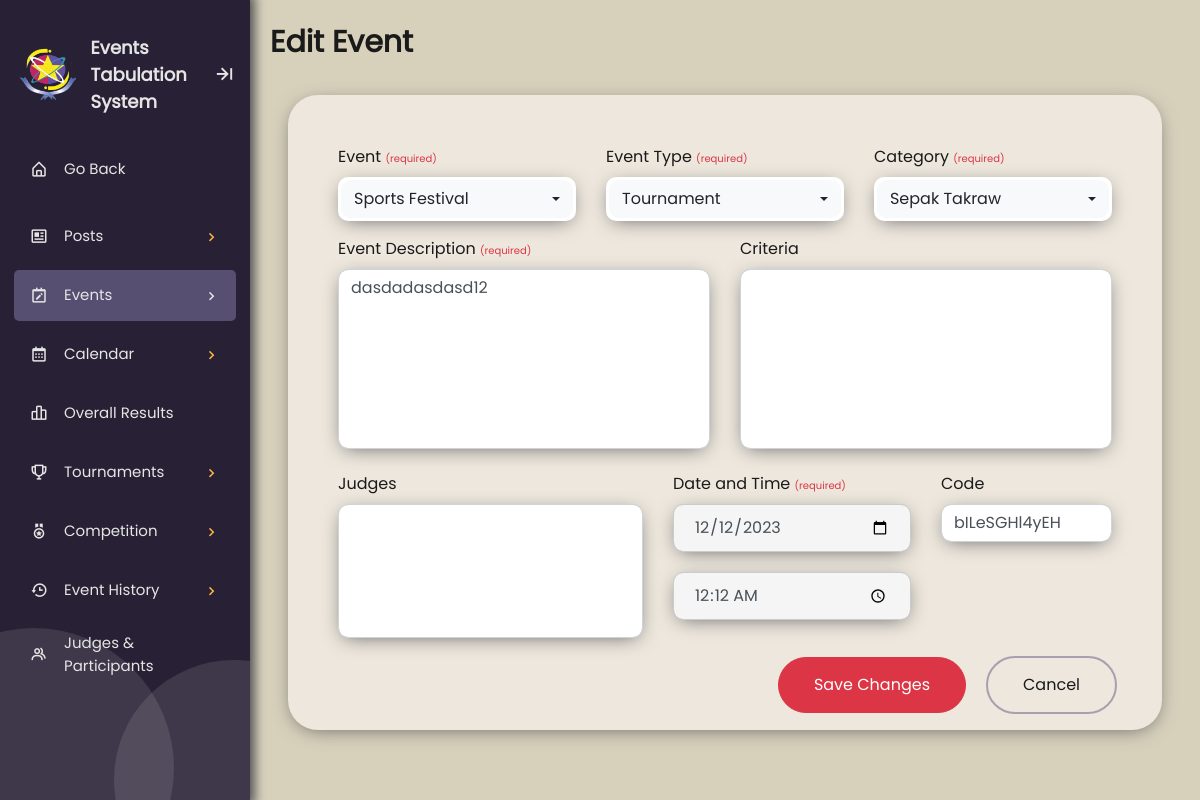
The app's page /EVE-admin-edit-event.php?eec=bILeSGHl4yEH (signed in) with its own data.
### tables this page shows
CREATE TABLE `listofeventtb` (
  `event_id` int(11) NOT NULL,
  `event_name` varchar(30) NOT NULL,
  `event_type` varchar(30) NOT NULL,
  `category_name` varchar(30) NOT NULL,
  `event_description` text NOT NULL,
  `event_code` varchar(12) NOT NULL,
  `event_date` date NOT NULL,
  `event_time` time NOT NULL
);

### php/EVE-admin-edit-event.php (called while the page is built, shortened)
<?php
    $dbname=mysqli_connect("localhost","root","","pupets");
    if(isset($_GET['eec'])){
        $code = $_GET['eec'];
        $get_event = mysqli_query($dbname,"SELECT * FROM listofeventtb WHERE event_code = '$code';");
        $edit_event_row = mysqli_fetch_array($get_event);
    }
?>

### EVE-admin-edit-event.php (the view, shortened to what this page needs)
<?php
  include './php/EVE-admin-edit-event.php';
?>
<!DOCTYPE html>
<html lang="en">
  <head>
    <link rel="stylesheet" href="./css/theme-mode.css">
    <link rel="stylesheet" href="./css/boxicons.css">
    <link rel="stylesheet" href="./css/responsive.css">
    <link rel="stylesheet" href="./css/sidebar-style.css">
    <link rel="stylesheet" href="./css/EVE-admin-bootstrap-select.min.css">
    <link rel="stylesheet" href="./css/EVE-admin-bootstrap4.min.css">
    <link rel="stylesheet" href="./css/EVE-admin-list-of-events.css">
    <link rel="stylesheet" href="./css/EVE-admin-confirmation.css">
  </head>
  <body>
    <div class="sidebar open box-shadow">
      <div class="bottom-design">
        <div class="design1"></div>
        <div class="design2"></div>
      </div>
      <div class="logo_details">
        <img src="./pictures/logo.png" alt="student council logo" class="icon logo">
        <div class="logo_name">Events Tabulation System</div>
        <i class="bx bx-arrow-to-right" id="btn"></i>
      </div>
      <div class="wrapper">
        <li class="nav-item top">
          <a href="index.php">
            <i class="bx bx-home-alt"></i>
            <span class="link_name">Go Back</span>
          </a>
        </li>
        <div class="sidebar-content-container">
          <ul class="nav-list">
            <li class="nav-item">
              <a href="#posts" class="menu_btn">
                <i class="bx bx-news"><i class="dropdown_icon bx bx-chevron-down"></i></i>
                <span class="link_name">Posts
                  <i class="change-icon dropdown_icon bx bx-chevron-right"></i>
                </span>
              </a>
            </li>
            <li class="nav-item">
              <a href="#event_menu" class="menu_btn active">
                <i class="bx bx-calendar-edit"><i class="dropdown_icon bx bx-chevron-down"></i></i>
                <span class="link_name">Events
                  <i class="change-icon dropdown_icon bx bx-chevron-right"></i>
                </span>
              </a>
            </li>
            <li class="nav-item">
              <a href="#" class="menu_btn">
                <i class="bx bx-calendar"><i class="dropdown_icon bx bx-chevron-down"></i></i>
                <span class="link_name">Calendar
                  <i class="change-icon dropdown_icon bx bx-chevron-right"></i>
                </span>
              </a>
            </li>
            <li class="nav-item">
              <a href="BAR-admin.php">
                <i class='bx bx-bar-chart-alt-2'></i>
                <span class="link_name">Overall Results</span>
              </a>
            </li>
            <li class="nav-item">
              <a href="#tournaments" class="menu_btn">
                <i class="bx bx-trophy"><i class="dropdown_icon bx bx-chevron-down"></i></i>
                <span class="link_name">Tournaments
                  <i class="change-icon dropdown_icon bx bx-chevron-right"></i>
                </span>
              </a>
            </li>
            <li class="nav-item">
              <a href="#competition" class="menu_btn">
                <i class="bx bx-medal"><i class="dropdown_icon bx bx-chevron-down"></i></i>
                <span class="link_name">Competition
                  <i class="change-icon dropdown_icon bx bx-chevron-right"></i>
                </span>
              </a>
            </li>
            <li class="nav-item">
              <a href="#event_history" class="menu_btn">
                <i class="bx bx-history"><i class="dropdown_icon bx bx-chevron-down"></i></i>
                <span class="link_name">Event History
                  <i class="change-icon dropdown_icon bx bx-chevron-right"></i>
                </span>
              </a>
            </li>
            <li class="nav-item">
              <a href="P&J-admin-formPJ.php">
                <i class="bx bx-group"></i>
                <span class="link_name">Judges & <br> Participants</span>
              </a>
            </li>
          </ul>
        </div>
      </div>
    </div>
    <section class="home-section">
      <div class="d-flex justify-content-between align-items-center pr-4">
        <div class="header">Edit Event</div>
      </div>
      <div class="container-fluid d-flex row justify-content-center align-items-start m-0" id="event-wrapper">
        <div class="justify-content-center align-items-start content-box-shadow" id="add-event-container">
          <form id="add-event-form" action="" method="POST" role="form">
            <div class="row flex-column flex-md-row">
              <div class="form-group col-md-4">
                  <label for="select-event-name" class="form-label fw-bold">Event <span class="req">(required)</span></label>
              </div>
              <div class="form-group col-md-4">
                  <label for="select-event-type" class="form-label fw-bold">Event Type <span class="req">(required)</span></label>
              </div>
              <div class="form-group col-md-4">
                <label for="select-category-name" class="form-label fw-bold">Category <span class="req">(required)</span></label>
            </div>
          </div>
          <div class="row flex-column flex-md-row">
            <div class="form-group col-md-6">
                <label for="event-description" class="form-label fw-bold">Event Description <span class="req">(required)</span></label>
                <textarea id="event-description" name="event-description" class="form-control second-layer" placeholder="Type Description Here" minlength="10" maxlength="255" required><?php echo $edit_event_row[4] ?></textarea>
            </div>
            <div class="form-group col-md-6">
                <label class="form-label fw-bold">Criteria</label>
                <div class="form-control second-layer" id="criteria"></div>
            </div>
          </div>
          <div class="row flex-column flex-md-row">
            <div class="form-group col-md-5">
                <label class="form-label fw-bold">Judges</label>
                <div id="event-judges" class="form-control judges-container"></div>
            </div>
            <div class="form-group col-md-4">
                <label class="form-label fw-bold">Date and Time <span class="req">(required)</span></label>
                <input type="date" class="form-control date" id="date" max="" min="" name="date" value="<?php echo $edit_event_row[6] ?>">
                <input type="time" class="form-control mt-2" id="time" name="time" value="<?php echo $edit_event_row[7] ?>">
            </div>
            <div class="form-group col-md-3">
              <label class="form-label fw-bold">Code</label>
              <div class="form-control" id="display-code"><?php echo $edit_event_row[5]?></div>
            </div>
          </div>
          <div class="row flex-column flex-md-row d-flex justify-content-end align-items-center">
            <a href="EVE-admin-list-of-events.php?event successfully saved"><button type="submit" class="btn btn-danger" id="save-btn" name="save-btn">Save Changes</button></a>
            <a class="btn" id="cancel-btn" onclick="show()">Cancel</a>
          </div>
          </form>
        </div>
      </div>
    </section>
  </body>
</html>

### css/theme-mode.css (style rules this page uses)
:root[data-theme="light"] { --color-sidebar-bg:#282135; --color-sidebar-text: #e5e5e5; --color-sidebar-active: #635B81CC; --color-sidebar-subactive: #635B8180; --color-sidebar-hover: #635B8180; --color-sidebar-sublist-1: #FF605C; --color-sidebar-sublist-2: #00CA4E; --color-sidebar-sublist-3: #FFB546; --color-sidebar-sublist-4: #9747FF; --color-sidebar-chevron-icon: #FFB546; --color-shadow: #555; --color-body: #D7D1BC; --color-content-text: #1a1a1a; --color-content-line: #635B8180; --color-content-card: #EDE7DD; --color-search-show: #FF605C; --color-content-button: #EDE7DD; --color-content-button-line: #635B81; --color-acap: #9747FF; --color-aeces: #A84444; --color-elite: #DF851B; --color-give: #73A9CC; --color-jehra: #D3B692; --color-jmap: #FFBD44; --color-jpia: #CF1659; --color-piie: #16BA9D; --color-red: #A84444; --color-yellow: #FFB546; --color-green: #7FC76D; }

### css/EVE-admin-list-of-events.css (style rules this page uses)
html { overflow-y: scroll; overflow-x: hidden; }
#event-wrapper { height: 100%; }
#add-event-container { width: 95%; height: 635px; background-color: var(--color-content-card); border-radius: 30px; margin: 10px 0 10px 0; padding: 50px; display: flex; }
#add-event-form { width: 100%; }
#add-event-form label { color: var(--color-content-text); }
.second-layer { height: 180px; }
.judges-container { height: 134px; }
#add-event-form #save-btn, #add-event-form #cancel-btn, .data-group #event-done-btn, .data-group #event-edit-btn { border-radius: 50px; padding: 15px 35px 15px 35px; margin: 0px 10px 0px 10px; }
#cancel-btn, #event-done-btn { border: 2px solid var(--color-content-line); color: var(--color-content-text); background-color: transparent; }
.bootstrap-select, #event-description { display: inline-flex!important; border-radius: 10px!important; box-shadow: 0 4px 20px -6px var(--color-shadow); }
#event-description { resize: none; }
#add-event-container form input, #add-event-container form #criteria, #add-event-container form #event-judges, #add-event-container form #no-code, #add-event-container form #display-code { border-radius: 10px!important; box-shadow: 0 4px 20px -6px var(--color-shadow); }
.req { font-size: 10px; color: #dc3545; }

### css/EVE-admin-confirmation.css (style rules this page uses)
.btn { display: flex; align-items: center; justify-content: center; margin: 3px 3px; }
a { text-decoration: none!important; }
a.btn { padding: 15px 35px 15px 35px; }

### records on screen
listofeventtb: event-description "dasdadasdasd12", date "12/12/2023", time "00:12:00", event_code "bILeSGHl4yEH"
